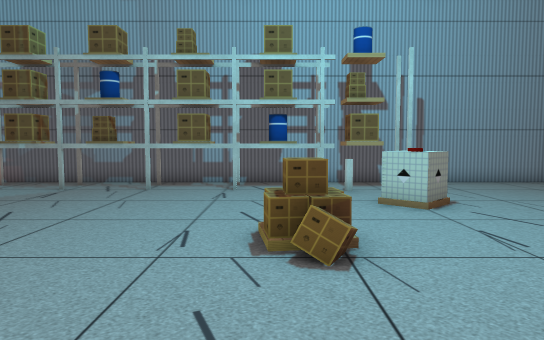
view 1 (above)

21 first-person views from a walk through a 3-D level made in the Unity game engine. The camera is 1.5 m above the floor, tilts 4° down and sees 70° across. The floor is counted in squares, 1 m on a side. Each view is taken from the middle of a square. On the plan, view 1 faces up. The plan holds only what a view shows up to about 17 squares ahead; the rest is blank. The place goes on beyond the plan. The player is left out. Some surface patterns are stand-ins.

view 2
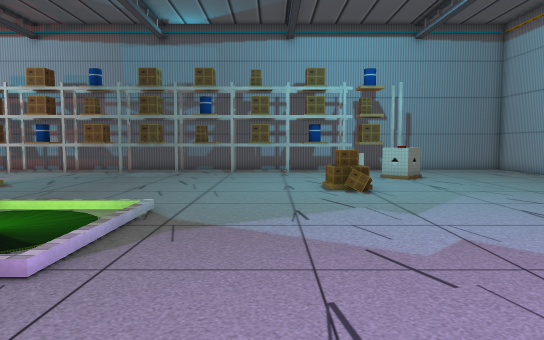

view 3
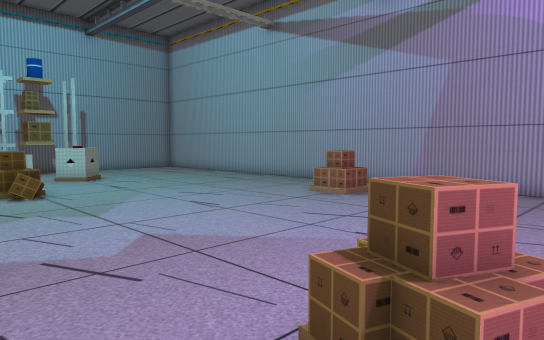

view 4
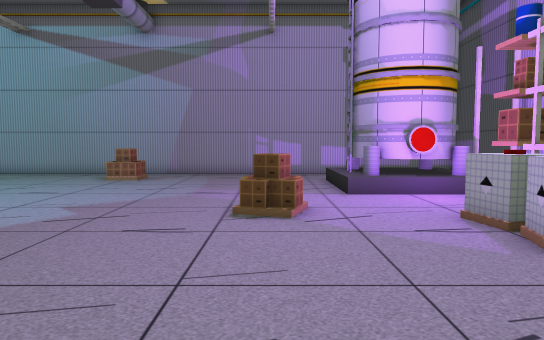

view 5
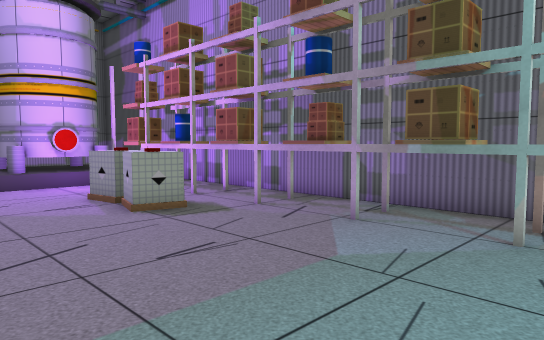

view 6
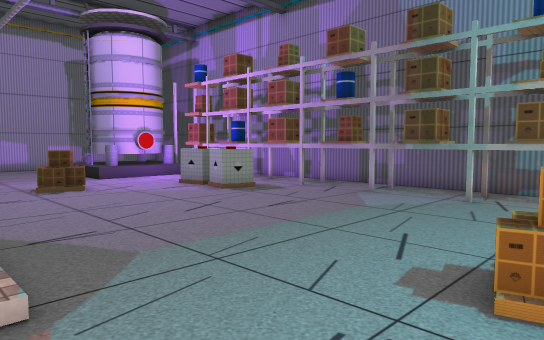

view 7
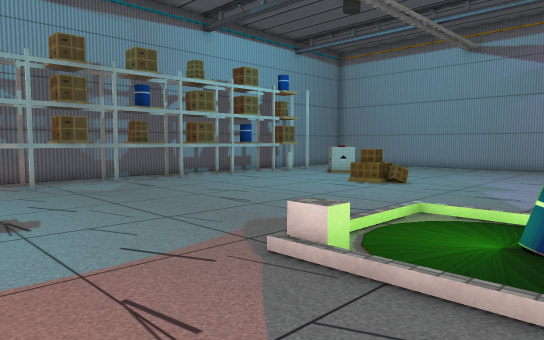

view 8
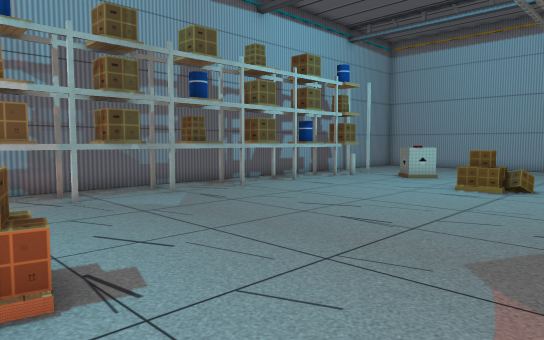

view 9
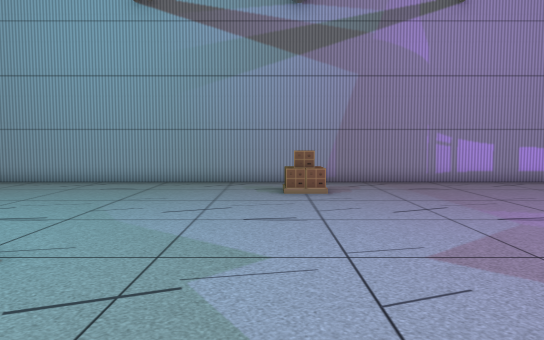

view 10
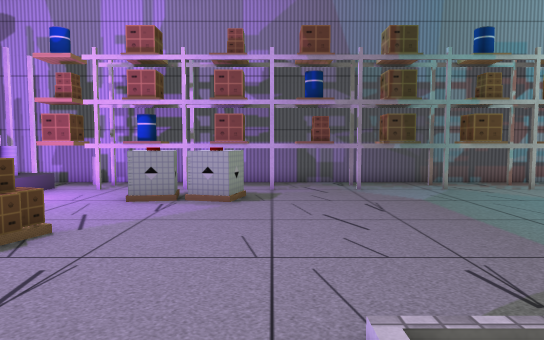

view 11
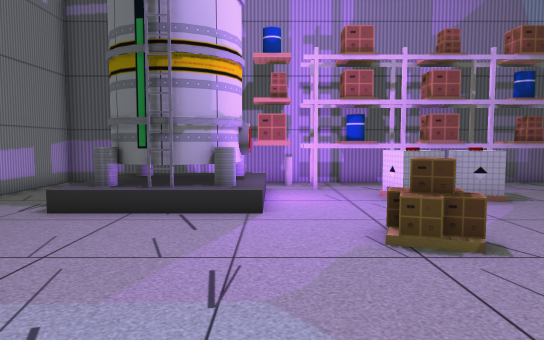

view 12
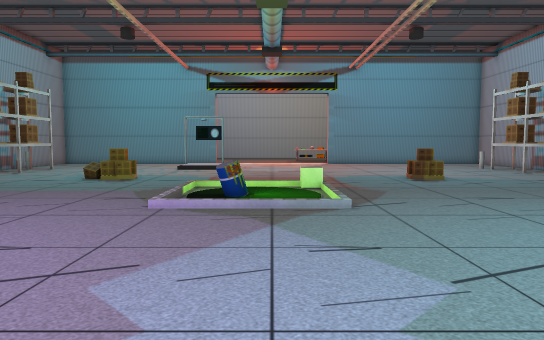

view 13
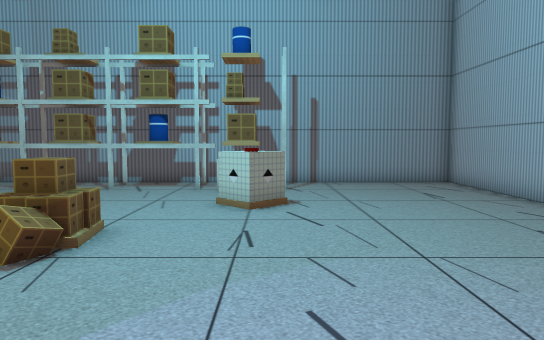

view 14
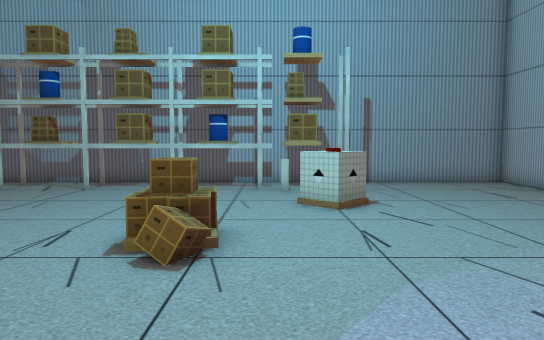

view 15
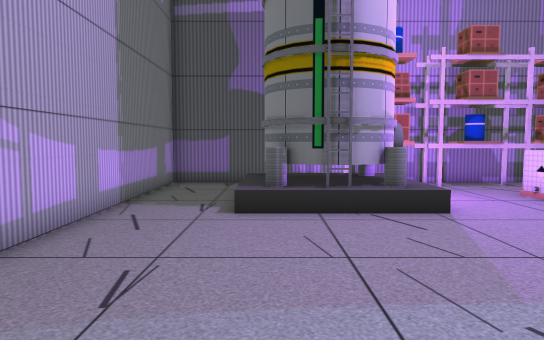

view 16
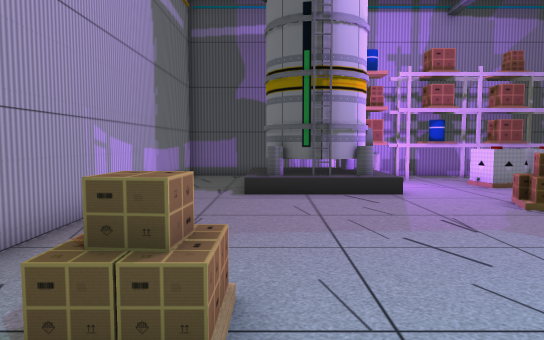

view 17
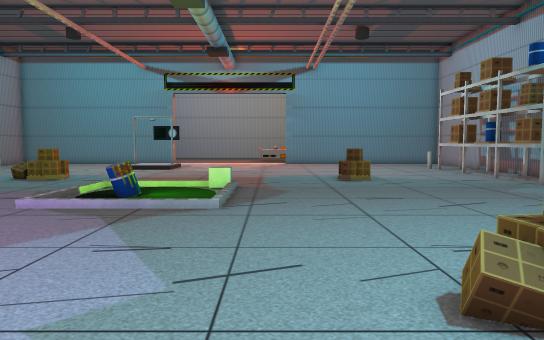

view 18
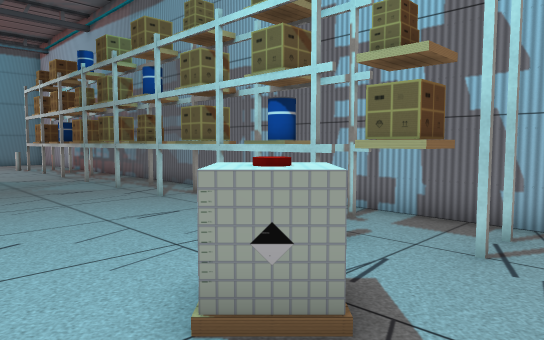

view 19
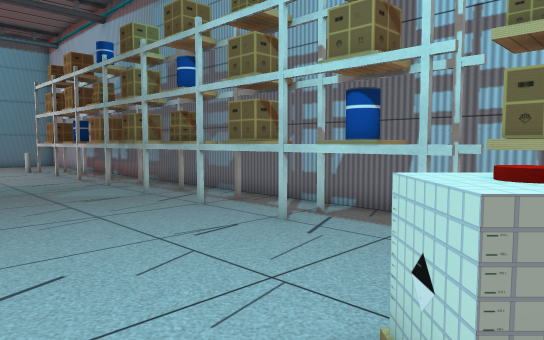

view 20
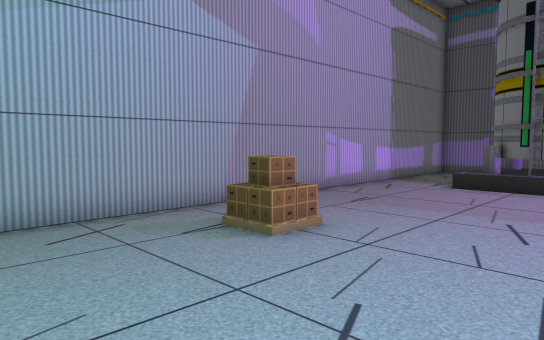

view 21
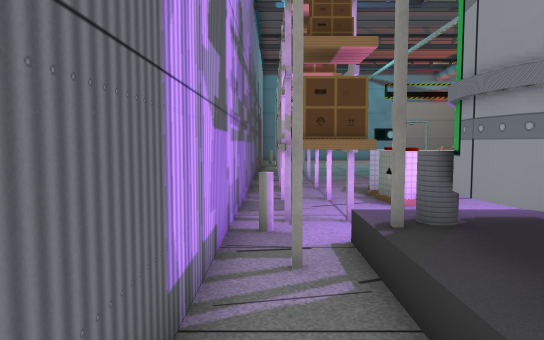

### Floor plan
Key: @ floor where view 1 was taken; # wall or solid block; . floor; / step, stairs or slope; O other object.
Columns run from 13 left of view 1 to 11 right of it. Each row starts with its distance up from view 1.
 15      ####################
 14 ##################......#
 13 ##################......#
 12 ...............O........#
 11 ........................#
 10 ................OO......#
  9 ................OO......#
  8 ........................#
  7 OO............O.........#
  6 OO...........OO.........#
  5 .............OO.........#
  4 ........................#
  3 ........................#
  2 ..../////...............#
  1 ....O.../...............#
  0 ..../.../....@.......O..#
 -1 .. ./.O./...............#
 -2 ..  /.../...............#
 -3 .. ./////...............#
 -4 ........................#
 -5 .............O..........#
 -6 OO...........OO.........#
 -7 OO............O.........#
 -8  ...............//////..#
 -9 ................/O##O/..#
-10 ..........OOOO../O  #/..#
-11 ..........OOOO../O  #/..#
-12  .............../O##O/..#
-13 ##################////..#
-14 ##################......#
-15      ####################

Where each view was taken, in squares from view 1:
view 1: 0 up, 0 right, facing up
view 2: 7 down, 2 left, facing up
view 3: 7 down, 2 left, facing up-right
view 4: 6 down, 8 left, facing right
view 5: 6 down, 11 left, facing down-right
view 6: 2 down, 13 left, facing down-right
view 7: 2 down, 13 left, facing up-right
view 8: 2 up, 13 left, facing up-right
view 9: 1 up, 4 left, facing right
view 10: 0 up, 4 left, facing down
view 11: 0 up, 3 right, facing down
view 12: 0 up, 4 right, facing left
view 13: 0 up, 4 right, facing up
view 14: 0 up, 2 right, facing up
view 15: 0 up, 7 right, facing down
view 16: 3 up, 7 right, facing down
view 17: 3 up, 4 right, facing left
view 18: 7 up, 6 right, facing up-left
view 19: 7 up, 4 right, facing up-left
view 20: 5 up, 3 right, facing down-right
view 21: 14 down, 9 right, facing left
